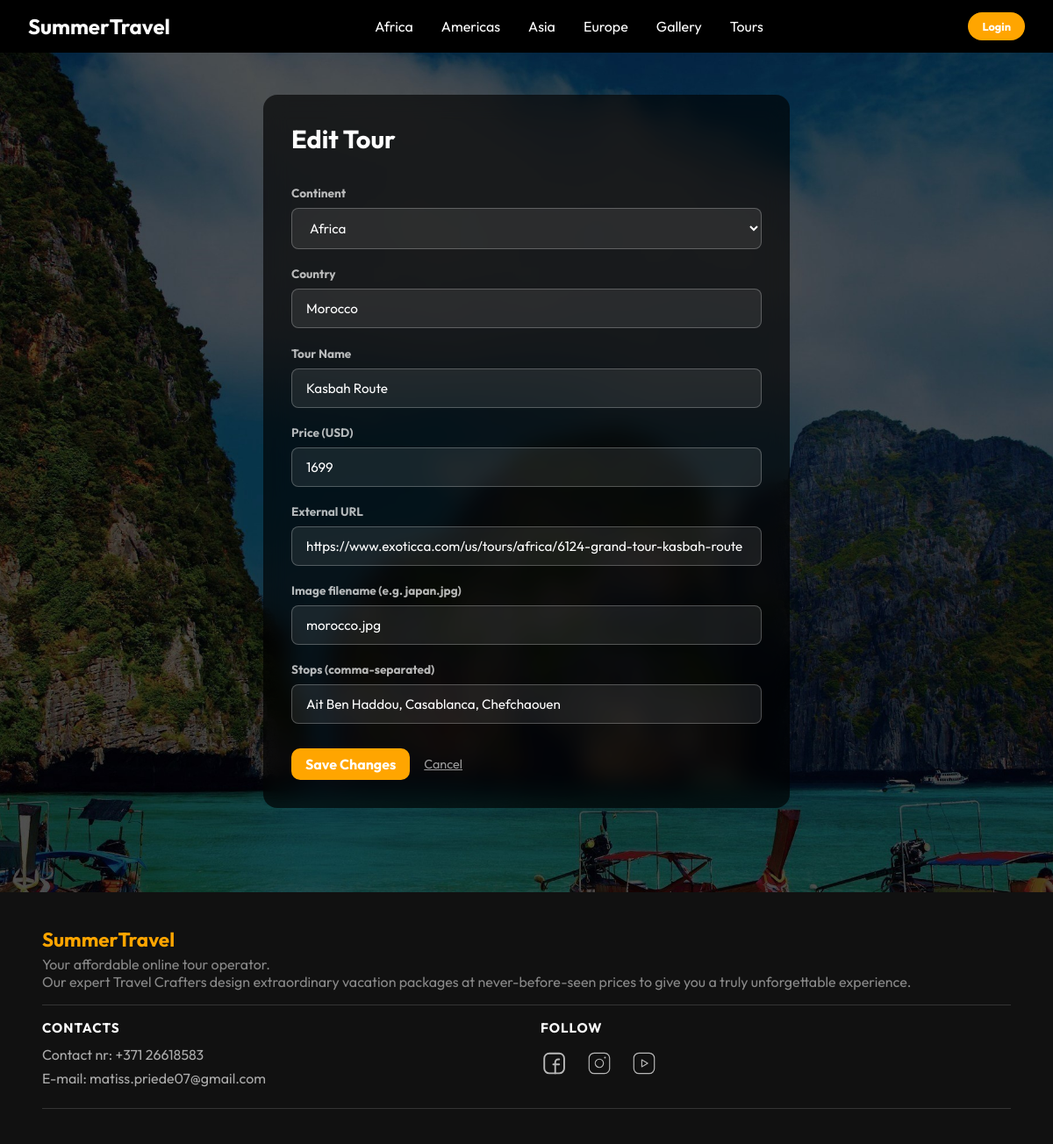
The app's page /tours/1/edit with its own data.
### tables this page shows
CREATE TABLE tours (
    id INTEGER PRIMARY KEY AUTOINCREMENT,
    destination_id INTEGER NOT NULL,
    title TEXT NOT NULL,
    price INTEGER NOT NULL,
    external_url TEXT, image TEXT, continent_id INTEGER, country TEXT,
    FOREIGN KEY (destination_id) REFERENCES destinations(id)
);

### app.py (the view, shortened to what this page needs)
@app.route('/tours/<int:tour_id>/edit', methods=['GET', 'POST'])
def tour_edit(tour_id):
    db = get_db()
    tour = db.execute('SELECT * FROM tours WHERE id = ?', (tour_id,)).fetchone()
    if not tour:
        abort(404)
    stops = db.execute('SELECT stop_name FROM tour_stops WHERE tour_id=?', (tour_id,)).fetchall()
    stops_str = ', '.join(r['stop_name'] for r in stops)
    image = tour['image'] or ''
    continents = db.execute('SELECT * FROM continents').fetchall()
    db.close()
    return render_template('tour_form.html', tour=tour, stops_str=stops_str, continents=continents)

### app.py (called while the page is built)
def get_db():
    conn = sqlite3.connect(DB)
    conn.row_factory = sqlite3.Row
    return conn

### templates/tour_form.html (shortened to what this page needs)
{% extends "base.html" %}
{% block content %}
<div class="form_page">
    <h1>{{ 'Edit' if tour else 'Add New' }} Tour</h1>
    <form method="POST" class="crud_form">
       <label for="continent_id">Continent</label>
        <select name="continent_id" id="continent_id" required>
            {% for c in continents %}
            <option value="{{ c['id'] }}"
                {% if tour and tour['continent_id'] == c['id'] %}selected{% endif %}>
                {{ c['name'] }}
            </option>
            {% endfor %}
        </select>
        <label for="country">Country</label>
        <input type="text" id="country" name="country"
               value="{{ tour['country'] if tour else '' }}"
               placeholder="e.g. Thailand">
        <label for="title">Tour Name</label>
        <input type="text" id="title" name="title"
               value="{{ tour['title'] if tour else '' }}"
               placeholder="e.g. Grand Tour of Morocco" required>
        <label for="price">Price (USD)</label>
        <input type="number" id="price" name="price"
               value="{{ tour['price'] if tour else '' }}"
               placeholder="e.g. 1699" min="0" required>
        <label for="external_url">External URL</label>
        <input type="url" id="external_url" name="external_url"
               value="{{ tour['external_url'] if tour else '' }}"
               placeholder="https://...">
        <label for="image">Image filename (e.g. japan.jpg)</label>
        <input type="text" id="image" name="image"
               value="{{ tour['image'] if tour else '' }}"
               placeholder="e.g. japan.jpg">
        <label for="stops">Stops (comma-separated)</label>
        <input type="text" id="stops" name="stops"
               value="{{ stops_str if stops_str is defined else '' }}"
               placeholder="e.g. Cairo, Giza, Luxor">
        <div class="form_actions">
            <button type="submit" class="login_btn">{{ 'Save Changes' if tour else 'Add Tour' }}</button>
            <a href="{{ url_for('tours') }}" class="cancel_btn">Cancel</a>
        </div>
    </form>
</div>
{% endblock %}

### static/css/style.css (style rules this page uses)
* { margin: 0; padding: 0; box-sizing: border-box; font-family: "Outfit", sans-serif; }
body { background-image: url("../images/backgroung.jpg"); background-attachment: fixed; height: 100%; background-position: center; background-repeat: no-repeat; background-size: cover; }
body { display: flex; flex-direction: column; min-height: 100vh; }
a { text-decoration: none; color: #fff; font-size: 1rem; }
.login_btn { background-color: orange; color: #fff; padding: 0.5rem 1rem; border: none; outline: none; border-radius: 10px; font-size: 1.5rem; font-weight: bold; cursor: pointer; transition: scale 0.2 ease; width: 90%; margin-top: 1rem; }
.form_page { max-width: 600px; margin: 3rem auto; padding: 2rem; background: rgba(0,0,0,0.65); backdrop-filter: blur(12px); border-radius: 16px; color: #fff; }
.form_page h1 { font-size: 1.8rem; margin-bottom: 1.5rem; }
.crud_form { display: flex; flex-direction: column; gap: 0.5rem; }
.crud_form label { font-size: 0.85rem; font-weight: bold; color: rgba(255,255,255,0.7); margin-top: 0.7rem; }
.crud_form input, .crud_form select { width: 100%; padding: 0.75rem 1rem; border-radius: 8px; border: 1.5px solid rgba(255,255,255,0.25); background: rgba(255,255,255,0.08); color: #fff; font-size: 0.95rem; font-family: "Outfit", sans-serif; }
.crud_form select option { background: #222; color: #fff; }
.crud_form input::placeholder { color: rgba(255,255,255,0.35); }
.form_actions { display: flex; gap: 1rem; align-items: center; margin-top: 1.2rem; }
.crud_form .login_btn { font-size: 1rem; width: auto; margin: 0; }
.cancel_btn { color: rgba(255,255,255,0.6); font-size: 0.9rem; text-decoration: underline; }

### records on screen
tours: country "Morocco", title "Kasbah Route", price "1699", external_url "https://www.exoticca.com/us/tours/africa/6124-grand-tour-kasbah-route", image "morocco.jpg"

### other values on screen
{{ 'Edit' if tour else 'Add New' }} "Edit"
{{ 'Save Changes' if tour else 'Add Tour' }} "Save Changes"
form field continent_id "Africa"
